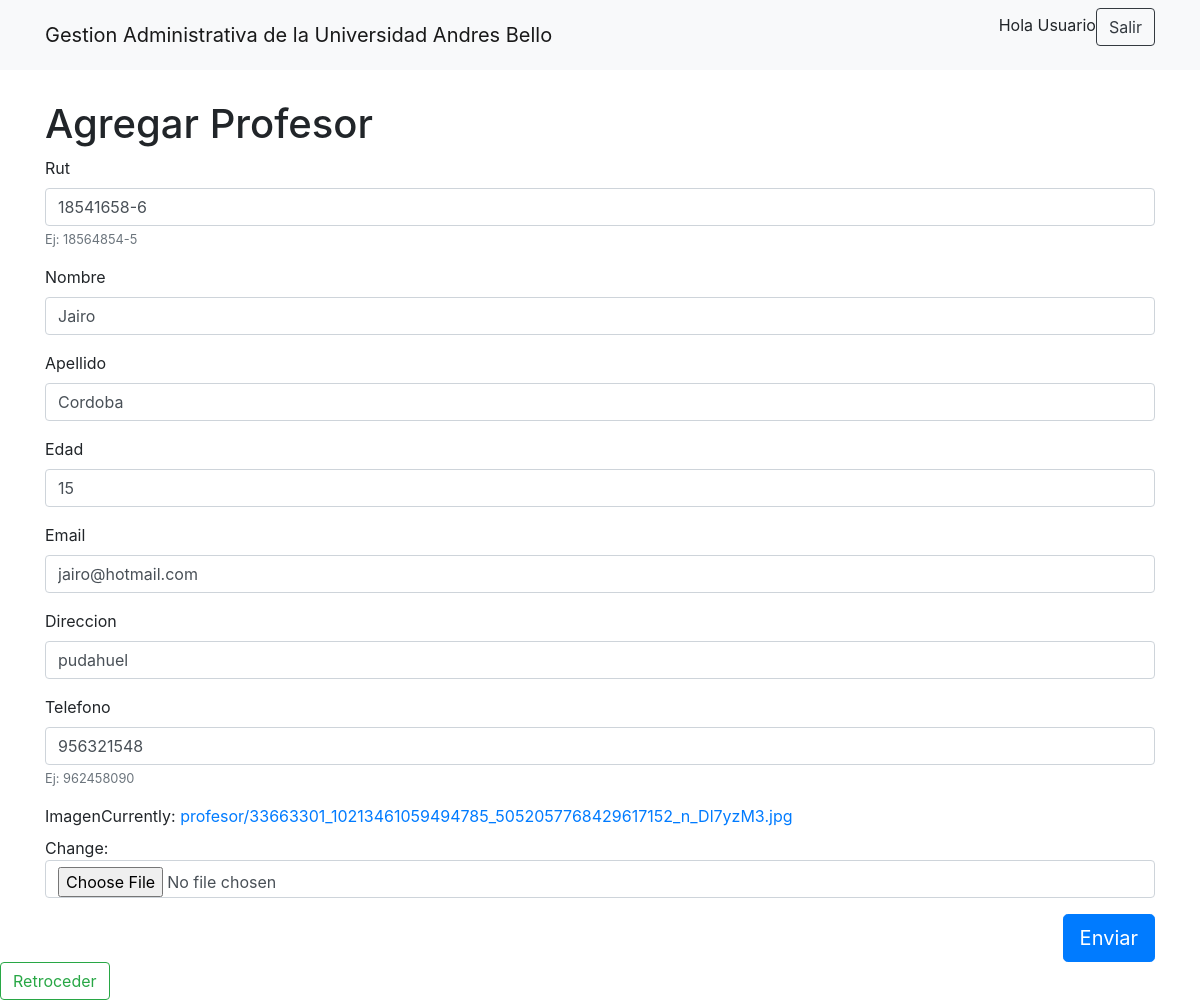
The app's page /Universidad/editarprofesor/5 (signed in) with its own data.
### Universidad/models.py (models this page shows)
class Profesor(models.Model):
	rut = models.CharField(max_length=10, help_text="Ej: 18564854-5")
	nombre = models.CharField(max_length=20)
	apellido = models.CharField(max_length=20)
	edad = models.PositiveIntegerField()
	email = models.EmailField()
	direccion = models.CharField(max_length=100)
	telefono = models.CharField(max_length=9, help_text="Ej: 962458090")
	imagen = models.ImageField(upload_to='profesor')

### Universidad/views.py (the view)
# urls.py: path('editarprofesor/<int:profesor_id>', views.editarprofesor, name='editar_profesor'),
@login_required(login_url='/login_auth/login')
def editarprofesor(request, profesor_id):
    data = {}
    profesor = Profesor.objects.get(pk=profesor_id)
    if request.method == "GET":
        data['form'] = ProfesorForm(instance= profesor)
    else:
        data['form'] = ProfesorForm(request.POST, request.FILES, instance= profesor)
        if data['form'].is_valid():
            data['form'].save()
            return redirect('listar_profesor')
    template_name = 'profesor/agregar_profesor.html'
    return render(request, template_name, data)

### Universidad/forms.py
class ProfesorForm(ModelForm):
	class Meta:
		model = Profesor
		fields = ['rut', 'nombre', 'apellido', 'edad', 'email', 'direccion', 'telefono', 'imagen']

### Universidad/templates/profesor/agregar_profesor.html
{% extends 'base/base.html' %}
{% load bootstrap4 %}
{% block content %}
<div class="container">
        <div class="row">
            <div class="col-lg-12">
                <h1 style="margin-top:30px;">Agregar Profesor</h1>
                <form action="" method="POST" enctype="multipart/form-data"> {% csrf_token %}
                  {% bootstrap_form form %}
                <input type="submit" value="Enviar" class=" btn btn-primary btn-lg float-right">
            </div>
        </div>
    </div>
    <form class="form-inline my-2 my-lg-0">
            <td>
                 <a href="{% url 'pagina_principal' %}" class="btn btn-outline-success my-2 my-sm-0" >Retroceder</a>
            </td>
        </form>
{% endblock %}

### Universidad/static/css/style.css (style rules this page uses)
body { overflow-x: hidden; }

### records on screen
Profesor: rut "18541658-6", nombre "Jairo", apellido "Cordoba", edad "15", email "jairo@hotmail.com", direccion "pudahuel", telefono "956321548"
